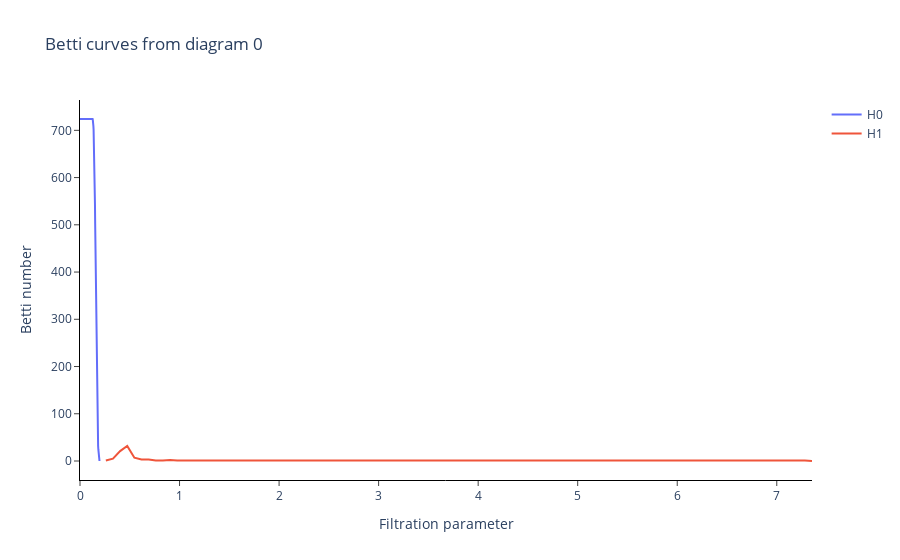

The cell this chart's notebook holds for it:
### Code cell
Betti = BettiCurve()
Betti_BHP = Betti.fit_transform_plot(PerDiagram)

print("mean of Betti_H0 for slug flow", stats.mean(Betti_BHP[0,0]))
print("mean of Betti_H1 for slug flow", stats.mean(Betti_BHP[0,1]))
